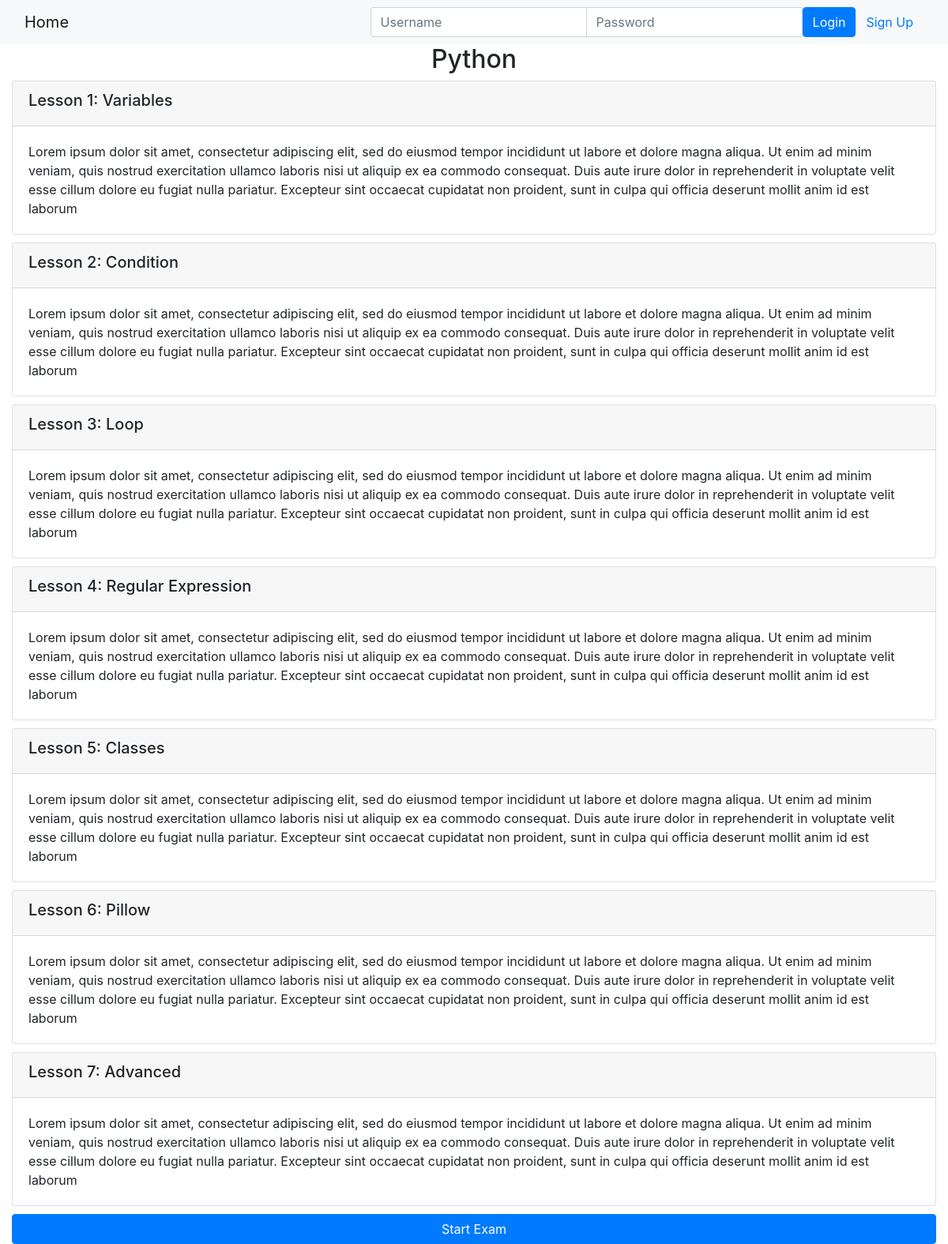
Page /onlinecourse/1/ on the committed database.
### onlinecourse/models.py (models this page shows, shortened)
class Course(models.Model):
    name = models.CharField(null=False, max_length=30, default='online course')
    image = models.ImageField(upload_to='course_images/')
    description = models.CharField(max_length=1000)
    pub_date = models.DateField(null=True)
    instructors = models.ManyToManyField(Instructor)
    users = models.ManyToManyField(settings.AUTH_USER_MODEL, through='Enrollment')
    total_enrollment = models.IntegerField(default=0)
    is_enrolled = False

class Lesson(models.Model):
    title = models.CharField(max_length=200, default="title")
    order = models.IntegerField(default=0)
    course = models.ForeignKey(Course, on_delete=models.CASCADE)
    content = models.TextField()

### onlinecourse/views.py (the view)
# urls.py: path('<int:pk>/', views.CourseDetailView.as_view(), name='course_details'),
class CourseDetailView(generic.DetailView):
    model = Course
    template_name = 'onlinecourse/course_detail_bootstrap.html'

### onlinecourse/templates/onlinecourse/course_detail_bootstrap.html (shortened to what this page needs)
<!DOCTYPE html>
<html lang="en">
<head>
     {% load static %}
    <link rel="stylesheet" href="https://maxcdn.bootstrapcdn.com/bootstrap/4.5.2/css/bootstrap.min.css">
</head>
<body>
    <nav class="navbar navbar-light bg-light">
        <div class="container-fluid">
            <div class="navbar-header">
                  <a class="navbar-brand" href="{% url 'onlinecourse:index' %}">Home</a>
            </div>
            <ul class="nav navbar-nav navbar-right">
                {% if user.is_authenticated %}
                <li>
                    <a class="btn btn-link" href="#">{{ user.first_name }}({{ user.username }})</a>
                    <a class="btn btn-link" href="{% url 'onlinecourse:logout' %}">Logout</a>
                </li>
                {% else %}
                <li>
                    <form class="form-inline" action="{% url 'onlinecourse:login' %}" method="post">
                        <div class="input-group">
                            <input type="text" class="form-control" placeholder="Username" name="username" >
                            <input type="password" class="form-control" placeholder="Password" name="psw" >
                            <button class="btn btn-primary" type="submit">Login</button>
                            <a class="btn btn-link" href="{% url 'onlinecourse:registration' %}">Sign Up</a>
                        </div>
                    </form>
                </li>
                {% endif %}
            </ul>
        </div>
    </nav>
    <div class="container-fluid">
            <h2 style="text-align:center;">{{ course.name }}</h2>
            <div class="card-columns-vertical">
                {% for lesson in course.lesson_set.all %}
                    <div class="card mt-1" style="margin-bottom:10px;">
                        <div class="card-header"><h5>Lesson {{lesson.order}}: {{lesson.title}}</h5></div>
                        <div class="card-body">{{lesson.content}}</div>
                    </div>
                {% endfor %}
            </div>
            <button type="button" class="btn btn-primary btn-block" data-toggle="collapse" data-target="#demo">Start Exam</button>
    </div>
</body>
</html>

### rows in the picture
Course: name "Python"
Lesson: order "1", title "Variables", content "Lorem ipsum dolor sit amet, consectetur adipiscing elit, sed do eiusmod tempor incididunt ut labore et dolore magna aliqua. Ut enim ad minim veniam, quis nostrud exercitation ullamco laboris nisi ut aliquip ex ea commodo consequat. Duis aute irure dolor in reprehenderit in voluptate velit esse cillum dolore eu fugiat nulla pariatur. Excepteur sint occaecat cupidatat non proident, sunt in culpa qui officia deserunt mollit anim id est laborum"
Lesson: order "2", title "Condition", content "Lorem ipsum dolor sit amet, consectetur adipiscing elit, sed do eiusmod tempor incididunt ut labore et dolore magna aliqua. Ut enim ad minim veniam, quis nostrud exercitation ullamco laboris nisi ut aliquip ex ea commodo consequat. Duis aute irure dolor in reprehenderit in voluptate velit esse cillum dolore eu fugiat nulla pariatur. Excepteur sint occaecat cupidatat non proident, sunt in culpa qui officia deserunt mollit anim id est laborum"
Lesson: order "3", title "Loop", content "Lorem ipsum dolor sit amet, consectetur adipiscing elit, sed do eiusmod tempor incididunt ut labore et dolore magna aliqua. Ut enim ad minim veniam, quis nostrud exercitation ullamco laboris nisi ut aliquip ex ea commodo consequat. Duis aute irure dolor in reprehenderit in voluptate velit esse cillum dolore eu fugiat nulla pariatur. Excepteur sint occaecat cupidatat non proident, sunt in culpa qui officia deserunt mollit anim id est laborum"
Lesson: order "4", title "Regular Expression", content "Lorem ipsum dolor sit amet, consectetur adipiscing elit, sed do eiusmod tempor incididunt ut labore et dolore magna aliqua. Ut enim ad minim veniam, quis nostrud exercitation ullamco laboris nisi ut aliquip ex ea commodo consequat. Duis aute irure dolor in reprehenderit in voluptate velit esse cillum dolore eu fugiat nulla pariatur. Excepteur sint occaecat cupidatat non proident, sunt in culpa qui officia deserunt mollit anim id est laborum"
Lesson: order "5", title "Classes", content "Lorem ipsum dolor sit amet, consectetur adipiscing elit, sed do eiusmod tempor incididunt ut labore et dolore magna aliqua. Ut enim ad minim veniam, quis nostrud exercitation ullamco laboris nisi ut aliquip ex ea commodo consequat. Duis aute irure dolor in reprehenderit in voluptate velit esse cillum dolore eu fugiat nulla pariatur. Excepteur sint occaecat cupidatat non proident, sunt in culpa qui officia deserunt mollit anim id est laborum"
Lesson: order "6", title "Pillow", content "Lorem ipsum dolor sit amet, consectetur adipiscing elit, sed do eiusmod tempor incididunt ut labore et dolore magna aliqua. Ut enim ad minim veniam, quis nostrud exercitation ullamco laboris nisi ut aliquip ex ea commodo consequat. Duis aute irure dolor in reprehenderit in voluptate velit esse cillum dolore eu fugiat nulla pariatur. Excepteur sint occaecat cupidatat non proident, sunt in culpa qui officia deserunt mollit anim id est laborum"
Lesson: order "7", title "Advanced", content "Lorem ipsum dolor sit amet, consectetur adipiscing elit, sed do eiusmod tempor incididunt ut labore et dolore magna aliqua. Ut enim ad minim veniam, quis nostrud exercitation ullamco laboris nisi ut aliquip ex ea commodo consequat. Duis aute irure dolor in reprehenderit in voluptate velit esse cillum dolore eu fugiat nulla pariatur. Excepteur sint occaecat cupidatat non proident, sunt in culpa qui officia deserunt mollit anim id est laborum"
